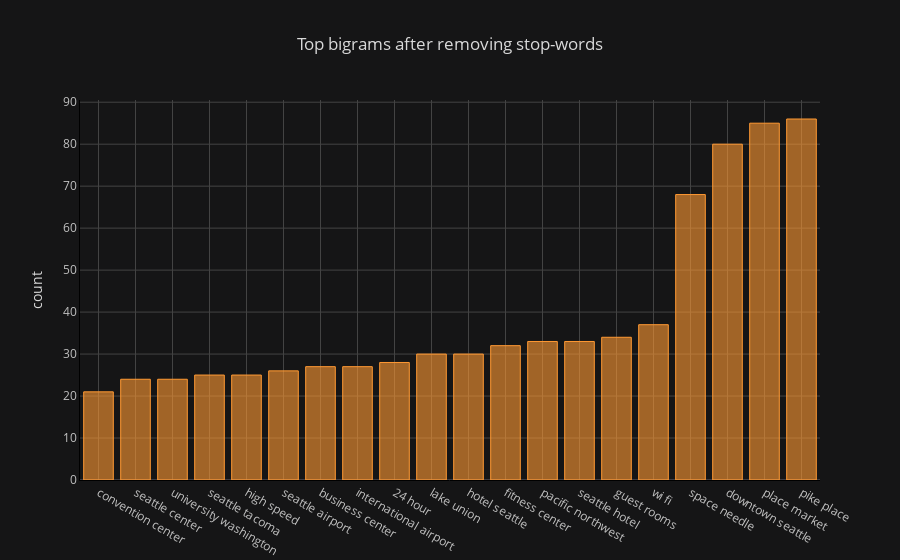

Notebook code cell kept with this figure:
### Code cell
top_bigrams = top_n_bigrams(df['desc'], 20)
df4 = pd.DataFrame(top_bigrams, columns = ['desc', 'count'])

df4.groupby('desc').sum()['count'].sort_values().iplot(kind = 'bar',
                                                                        yTitle = 'count',
                                                                        linecolor = 'black',
                                                                        title = 'Top bigrams after removing stop-words')

### Figure 1 — Plotly figure (JSON) as saved in the notebook; plotly's stock layout.template omitted (floating-point values rounded to 4 significant figures)
{"data": [{"marker": {"color": "rgba(255, 153, 51, 0.6)", "line": {"color": "rgba(255, 153, 51, 1.0)", "width": 1}}, "name": "count", "orientation": "v", "text": "", "type": "bar", "uid": "53f21269-0c0b-42f9-8865-a57127565d0f", "x": ["convention center", "seattle center", "university washington", "seattle tacoma", "high speed", "seattle airport", "business center", "international airport", "24 hour", "lake union", "hotel seattle", "fitness center", "pacific northwest", "seattle hotel", "guest rooms", "wi fi", "space needle", "downtown seattle", "place market", "pike place"], "y": [21, 24, 24, 25, 25, 26, 27, 27, 28, 30, 30, 32, 33, 33, 34, 37, 68, 80, 85, 86]}], "layout": {"legend": {"bgcolor": "#151516", "font": {"color": "#D9D9D9"}}, "paper_bgcolor": "#151516", "plot_bgcolor": "#151516", "title": {"font": {"color": "#D9D9D9"}, "text": "Top bigrams after removing stop-words"}, "xaxis": {"gridcolor": "#434343", "linecolor": "black", "showgrid": true, "tickfont": {"color": "#C2C2C2"}, "title": {"font": {"color": "#D9D9D9"}, "text": ""}, "zerolinecolor": "#666570"}, "yaxis": {"gridcolor": "#434343", "linecolor": "black", "showgrid": true, "tickfont": {"color": "#C2C2C2"}, "title": {"font": {"color": "#D9D9D9"}, "text": "count"}, "zerolinecolor": "#666570"}}}
